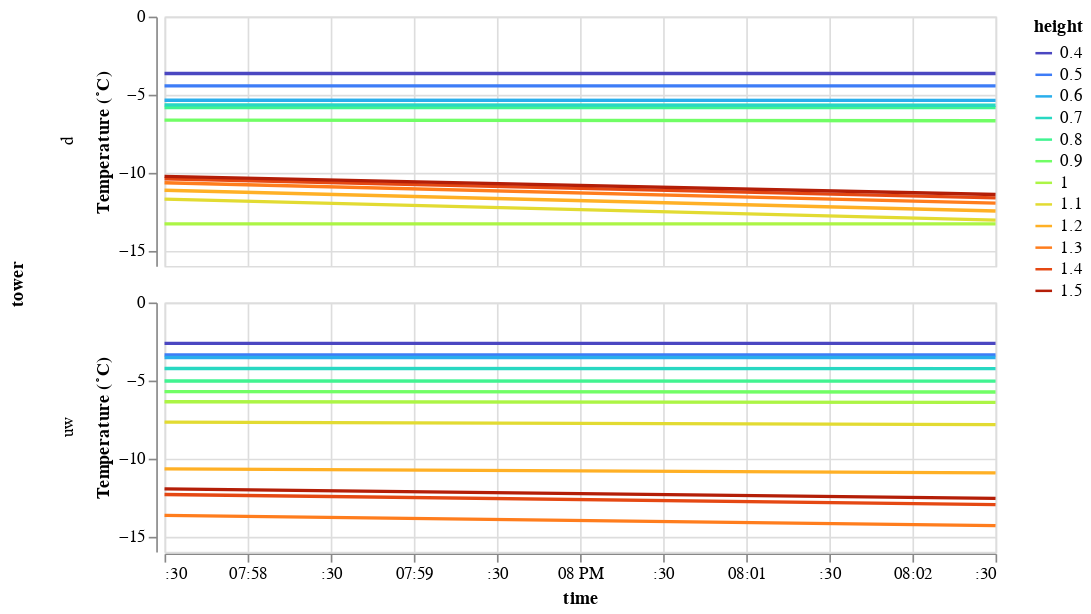

The code cell stored with this chart in its notebook:
### Markdown cell above
# Figure out which sensors are above the snow...if there are any...

### Code cell
alt.Chart(
    kps_data.query("measurement == 'snow temperature'")
).mark_line().encode(
    alt.X("time:T"),
    alt.Y("value:Q", title='Temperature (˚C)'),
    alt.Color("height:O").scale(scheme='turbo'),
    alt.Row("tower:N")
).properties(width=500, height = 150)

### Figure 1 — Vega-Lite specification as saved in the notebook (floating-point values rounded to 4 significant figures)
{"config": {"view": {"continuousWidth": 300, "continuousHeight": 300}}, "data": {"name": "data-7033710a4b8a10946ce2020272fc526f"}, "mark": {"type": "line"}, "encoding": {"color": {"field": "height", "scale": {"scheme": "turbo"}, "type": "ordinal"}, "row": {"field": "tower", "type": "nominal"}, "x": {"field": "time", "type": "temporal"}, "y": {"field": "value", "title": "Temperature (˚C)", "type": "quantitative"}}, "height": 150, "width": 500, "$schema": "https://vega.github.io/schema/vega-lite/v5.8.0.json", "datasets": {"data-7033710a4b8a10946ce2020272fc526f": [{"time": "2023-02-04T19:57:30", "variable": "Tsnow_1_3m_d", "value": -10.66, "height": 1.3, "tower": "d", "measurement": "snow temperature"}, {"time": "2023-02-04T20:02:30", "variable": "Tsnow_1_3m_d", "value": -11.97, "height": 1.3, "tower": "d", "measurement": "snow temperature"}, {"time": "2023-02-04T19:57:30", "variable": "Tsnow_0_5m_d", "value": -4.449, "height": 0.5, "tower": "d", "measurement": "snow temperature"}, {"time": "2023-02-04T20:02:30", "variable": "Tsnow_0_5m_d", "value": -4.449, "height": 0.5, "tower": "d", "measurement": "snow temperature"}, {"time": "2023-02-04T19:57:30", "variable": "Tsnow_0_5m_uw", "value": -3.361, "height": 0.5, "tower": "uw", "measurement": "snow temperature"}, {"time": "2023-02-04T20:02:30", "variable": "Tsnow_0_5m_uw", "value": -3.361, "height": 0.5, "tower": "uw", "measurement": "snow temperature"}, {"time": "2023-02-04T19:57:30", "variable": "Tsnow_1_4m_d", "value": -10.41, "height": 1.4, "tower": "d", "measurement": "snow temperature"}, {"time": "2023-02-04T20:02:30", "variable": "Tsnow_1_4m_d", "value": -11.63, "height": 1.4, "tower": "d", "measurement": "snow temperature"}, {"time": "2023-02-04T19:57:30", "variable": "Tsnow_0_9m_d", "value": -6.639, "height": 0.9, "tower": "d", "measurement": "snow temperature"}, {"time": "2023-02-04T20:02:30", "variable": "Tsnow_0_9m_d", "value": -6.685, "height": 0.9, "tower": "d", "measurement": "snow temperature"}, {"time": "2023-02-04T19:57:30", "variable": "Tsnow_1_2m_uw", "value": -10.68, "height": 1.2, "tower": "uw", "measurement": "snow temperature"}, {"time": "2023-02-04T20:02:30", "variable": "Tsnow_1_2m_uw", "value": -10.94, "height": 1.2, "tower": "uw", "measurement": "snow temperature"}, {"time": "2023-02-04T19:57:30", "variable": "Tsnow_0_9m_uw", "value": -5.717, "height": 0.9, "tower": "uw", "measurement": "snow temperature"}, {"time": "2023-02-04T20:02:30", "variable": "Tsnow_0_9m_uw", "value": -5.745, "height": 0.9, "tower": "uw", "measurement": "snow temperature"}, {"time": "2023-02-04T19:57:30", "variable": "Tsnow_0_8m_d", "value": -5.832, "height": 0.8, "tower": "d", "measurement": "snow temperature"}, {"time": "2023-02-04T20:02:30", "variable": "Tsnow_0_8m_d", "value": -5.846, "height": 0.8, "tower": "d", "measurement": "snow temperature"}, {"time": "2023-02-04T19:57:30", "variable": "Tsnow_0_8m_uw", "value": -5.037, "height": 0.8, "tower": "uw", "measurement": "snow temperature"}, {"time": "2023-02-04T20:02:30", "variable": "Tsnow_0_8m_uw", "value": -5.046, "height": 0.8, "tower": "uw", "measurement": "snow temperature"}, {"time": "2023-02-04T19:57:30", "variable": "Tsnow_1_5m_uw", "value": -11.97, "height": 1.5, "tower": "uw", "measurement": "snow temperature"}, {"time": "2023-02-04T20:02:30", "variable": "Tsnow_1_5m_uw", "value": -12.57, "height": 1.5, "tower": "uw", "measurement": "snow temperature"}, {"time": "2023-02-04T19:57:30", "variable": "Tsnow_1_0m_uw", "value": -6.371, "height": 1.0, "tower": "uw", "measurement": "snow temperature"}, {"time": "2023-02-04T20:02:30", "variable": "Tsnow_1_0m_uw", "value": -6.412, "height": 1.0, "tower": "uw", "measurement": "snow temperature"}, {"time": "2023-02-04T19:57:30", "variable": "Tsnow_1_0m_d", "value": -13.3, "height": 1.0, "tower": "d", "measurement": "snow temperature"}, {"time": "2023-02-04T20:02:30", "variable": "Tsnow_1_0m_d", "value": -13.3, "height": 1.0, "tower": "d", "measurement": "snow temperature"}, {"time": "2023-02-04T19:57:30", "variable": "Tsnow_0_7m_uw", "value": -4.239, "height": 0.7, "tower": "uw", "measurement": "snow temperature"}, {"time": "2023-02-04T20:02:30", "variable": "Tsnow_0_7m_uw", "value": -4.24, "height": 0.7, "tower": "uw", "measurement": "snow temperature"}, {"time": "2023-02-04T19:57:30", "variable": "Tsnow_1_2m_d", "value": -11.14, "height": 1.2, "tower": "d", "measurement": "snow temperature"}, {"time": "2023-02-04T20:02:30", "variable": "Tsnow_1_2m_d", "value": -12.48, "height": 1.2, "tower": "d", "measurement": "snow temperature"}, {"time": "2023-02-04T19:57:30", "variable": "Tsnow_1_3m_uw", "value": -13.67, "height": 1.3, "tower": "uw", "measurement": "snow temperature"}, {"time": "2023-02-04T20:02:30", "variable": "Tsnow_1_3m_uw", "value": -14.32, "height": 1.3, "tower": "uw", "measurement": "snow temperature"}, {"time": "2023-02-04T19:57:30", "variable": "Tsnow_0_4m_d", "value": -3.652, "height": 0.4, "tower": "d", "measurement": "snow temperature"}, {"time": "2023-02-04T20:02:30", "variable": "Tsnow_0_4m_d", "value": -3.652, "height": 0.4, "tower": "d", "measurement": "snow temperature"}, {"time": "2023-02-04T19:57:30", "variable": "Tsnow_0_6m_uw", "value": -3.529, "height": 0.6, "tower": "uw", "measurement": "snow temperature"}, {"time": "2023-02-04T20:02:30", "variable": "Tsnow_0_6m_uw", "value": -3.531, "height": 0.6, "tower": "uw", "measurement": "snow temperature"}, {"time": "2023-02-04T19:57:30", "variable": "Tsnow_0_7m_d", "value": -5.663, "height": 0.7, "tower": "d", "measurement": "snow temperature"}, {"time": "2023-02-04T20:02:30", "variable": "Tsnow_0_7m_d", "value": -5.688, "height": 0.7, "tower": "d", "measurement": "snow temperature"}, {"time": "2023-02-04T19:57:30", "variable": "Tsnow_1_4m_uw", "value": -12.32, "height": 1.4, "tower": "uw", "measurement": "snow temperature"}, {"time": "2023-02-04T20:02:30", "variable": "Tsnow_1_4m_uw", "value": -12.97, "height": 1.4, "tower": "uw", "measurement": "snow temperature"}, {"time": "2023-02-04T19:57:30", "variable": "Tsnow_1_5m_d", "value": -10.25, "height": 1.5, "tower": "d", "measurement": "snow temperature"}, {"time": "2023-02-04T20:02:30", "variable": "Tsnow_1_5m_d", "value": -11.42, "height": 1.5, "tower": "d", "measurement": "snow temperature"}, {"time": "2023-02-04T19:57:30", "variable": "Tsnow_0_4m_uw", "value": -2.622, "height": 0.4, "tower": "uw", "measurement": "snow temperature"}, {"time": "2023-02-04T20:02:30", "variable": "Tsnow_0_4m_uw", "value": -2.622, "height": 0.4, "tower": "uw", "measurement": "snow temperature"}, {"time": "2023-02-04T19:57:30", "variable": "Tsnow_0_6m_d", "value": -5.37, "height": 0.6, "tower": "d", "measurement": "snow temperature"}, {"time": "2023-02-04T20:02:30", "variable": "Tsnow_0_6m_d", "value": -5.371, "height": 0.6, "tower": "d", "measurement": "snow temperature"}, {"time": "2023-02-04T19:57:30", "variable": "Tsnow_1_1m_uw", "value": -7.678, "height": 1.1, "tower": "uw", "measurement": "snow temperature"}, {"time": "2023-02-04T20:02:30", "variable": "Tsnow_1_1m_uw", "value": -7.843, "height": 1.1, "tower": "uw", "measurement": "snow temperature"}, {"time": "2023-02-04T19:57:30", "variable": "Tsnow_1_1m_d", "value": -11.71, "height": 1.1, "tower": "d", "measurement": "snow temperature"}, {"time": "2023-02-04T20:02:30", "variable": "Tsnow_1_1m_d", "value": -13.06, "height": 1.1, "tower": "d", "measurement": "snow temperature"}]}}
